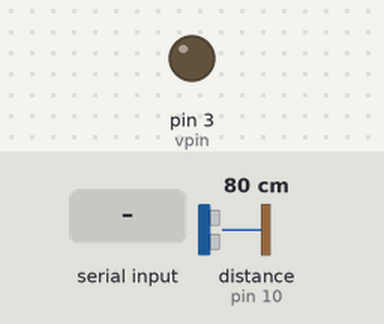
A sketch run on a simulated Arduino Uno, built with avr-gcc and run on an emulated ATmega328P. On the bench: output pins drawn as LEDs (lit = HIGH). The test bench sets the inputs (shaded band); at power-on: distance to the obstacle (sensor on pin 10) 80 cm. The echo pulse lasts 58.3 µs per cm; pins used as bus, display or sensor lines are not drawn.

Above: at 1.2 s.
1.3 s: "1" received over Serial
At 2.1 s:
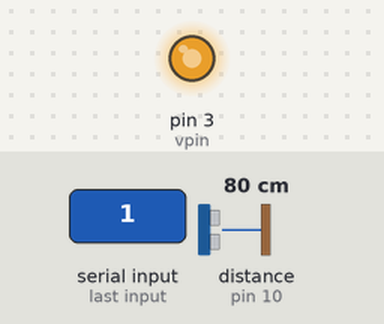
2.8 s: distance to the obstacle (sensor on pin 10) set to 120 cm
At 3.4 s:
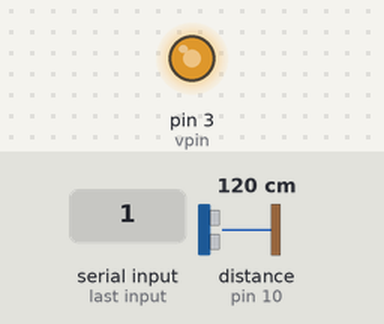
4.3 s: distance to the obstacle (sensor on pin 10) set to 250 cm
At 4.8 s:
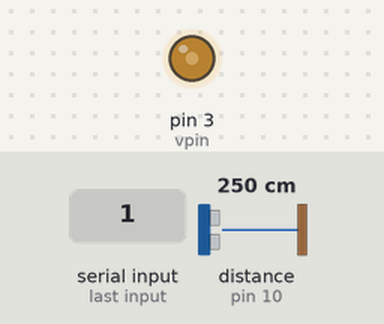
5.8 s: "0" received over Serial
At 6.7 s:
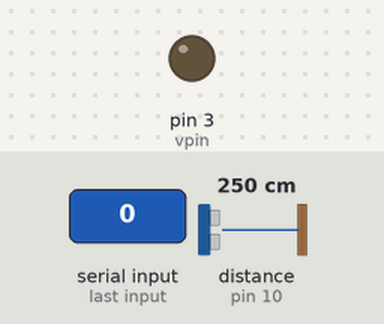
Timing chart, 0 to 8.3 s (numbered marks = the images above; inputs shaded):
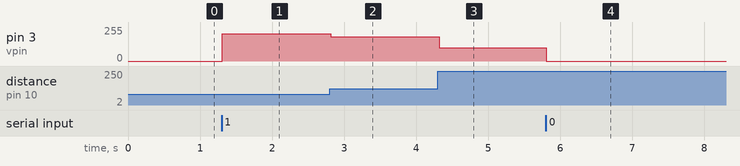

The sketch:

bluetooth_obstacle.ino
```cpp
// defines pins numbers
const int trigPin = 9;
const int echoPin = 10;
const int vpin = 3;
// defines variables
long duration;
int distance;
int checking = 0;
int state = 0;

void setup() {
  pinMode(trigPin, OUTPUT); // Sets the trigPin as an Output
  pinMode(echoPin, INPUT); // Sets the echoPin as an Input
  pinMode(vpin, OUTPUT); // Sets the vpin as an Output
  Serial.begin(9600); // Starts the serial communication
}
void loop() {
  if(Serial.available() > 0){ // Checks whether data is comming from the serial port
    state = Serial.read(); // Reads the data from the serial port
  }


  if(state == '0') {
    state = 0;
    checking = 0;
    analogWrite(vpin, 0);
  }

  if(state == '1' && checking == 0) {
    checking = 1;
    state = 0;
  }

  if(checking) {
    // Clears the trigPin
    digitalWrite(trigPin, LOW);
    delayMicroseconds(2);
    // Sets the trigPin on HIGH state for 10 micro seconds
    digitalWrite(trigPin, HIGH);
    delayMicroseconds(10);
    digitalWrite(trigPin, LOW);
    // Reads the echoPin, returns the sound wave travel time in microseconds
    duration = pulseIn(echoPin, HIGH);
    // Calculating the distance
    distance = duration * 0.034 / 2;

    int freq;
    if(distance > 400) freq = 0;
    else freq = 256 - 0.63*distance;

    analogWrite(vpin, freq);
    delayMicroseconds(50);
  }
}
```

Measured:
- after the input at 1.3 s, pin 3 (vpin): 0/255 → 206/255 at once
- after the input at 2.8 s, pin 3 (vpin): 206/255 → 181/255 at once
- after the input at 4.3 s, pin 3 (vpin): 181/255 → 100/255 at once
- after the input at 5.8 s, pin 3 (vpin): 100/255 → 0/255 at once
